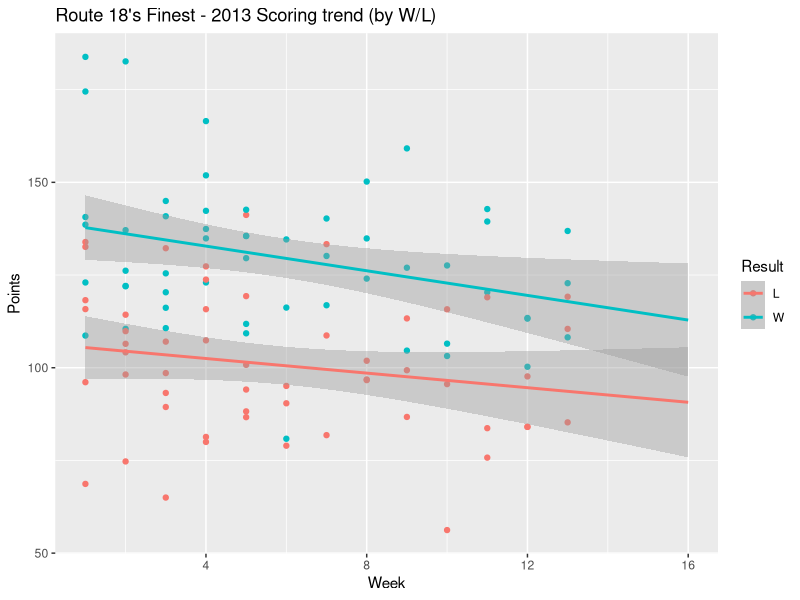
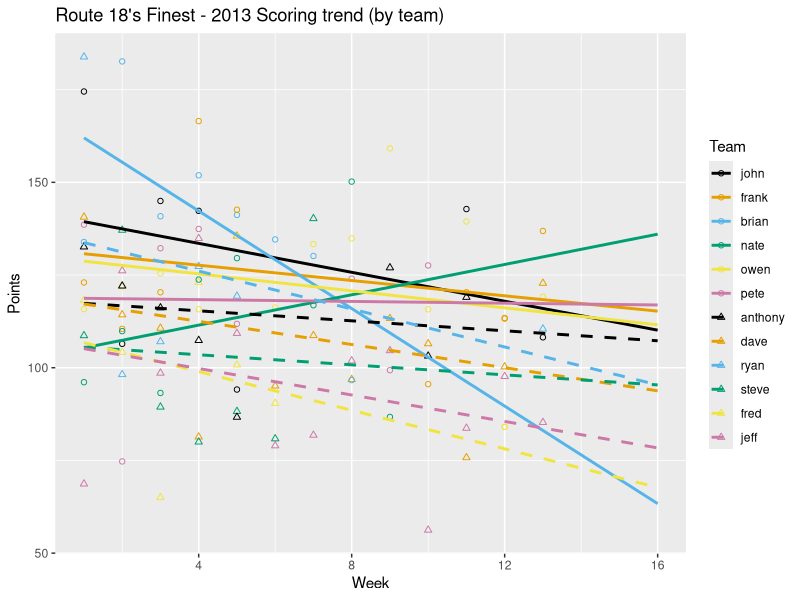

These charts were generated, in order, by the following R code:
require(ggplot2)
require(colorspace)

#w <- read.csv("../data/2013_weekly.csv")
wfull <- read.csv("../data/2013_weekly.csv")
w <- wfull[ which(wfull$week < 14), ] 

ranks <- c("john","frank","brian","nate","owen","pete","anthony","dave","ryan","steve","fred","jeff")
w$team <- factor(w$team, levels=ranks)

totals <- data.frame(Points=w$QB+w$RB1+w$RB2+w$WR1+w$WR2+w$TE+w$D+w$K+w$FLEX, Week=w$week, Team=w$team, Result=w$result)
                  

g <- ggplot(totals, aes(x=Week, y=Points, group=Result, colour=Result)) + geom_point() + geom_smooth(method=lm,fullrange=TRUE) + scale_x_continuous(limits = c(1, 16)) + ggtitle( "Route 18's Finest - 2013 Scoring trend (by W/L)" )
png(filename="scoring_trend.png", width=600, height=300)
print(g)
dev.off()


cbPalette <- c("#000000", "#E69F00", "#56B4E9", "#009E73", "#F0E442", "#CC79A7")
cbPalette <- c(cbPalette, cbPalette)


g2 <- ggplot(totals, aes(x=Week, y=Points, group=Team, colour=Team, linetype=Team, shape=Team )) + geom_point() + scale_shape_manual(values=c(rep(1,6),rep(2,6)) ) + scale_colour_manual(values=cbPalette) + geom_smooth(method="lm",fullrange=TRUE,se=FALSE,size=1) + scale_linetype_manual(values=c(rep("solid",6),rep("dashed",6)) )  + scale_x_continuous(limits = c(1, 16)) + ggtitle( "Route 18's Finest - 2013 Scoring trend (by team)" )
png(filename="scoring_trend_team.png", width=600, height=300)
print(g2)
dev.off()

print( "made figures" )
#print(summary(lm(totals$Points ~ 1 + totals$Week, subset=which(totals$Win=="W"))))
#print(summary(lm(totals$Points ~ 1 + totals$Week, subset=which(totals$Win=="L"))))

xw <- summary(lm(totals$Points ~ 1 + totals$Week, subset=which(totals$Result=="W")))
xl <- summary(lm(totals$Points ~ 1 + totals$Week, subset=which(totals$Result=="L")))

pw <- pf(xw$fstatistic[1], xw$fstatistic[2], xw$fstatistic[3], lower.tail=FALSE)
pl <- pf(xl$fstatistic[1], xl$fstatistic[2], xl$fstatistic[3], lower.tail=FALSE)

print( paste("win",pw))
print( paste("lose",pl))

for( team in ranks ) {
  tx <- which(totals$Team==team)
  pts <- totals$Points[tx]
  week <- totals$Week[tx]
  
  lx <- lm(pts ~ 1 + week)
  x <- summary(lx)
  pval <- pf(x$fstatistic[1], x$fstatistic[2], x$fstatistic[3], lower.tail=FALSE)
  #print( paste(team, pval) )

  ftr <- data.frame(week=c(14,15,16))
  preds <- predict(lx,ftr, se.fit=TRUE)

  print( paste( team, "14", preds$fit[1], "+/-", preds$se.fit[1] ) )
}

totals2 <- data.frame(Points=wfull$QB+wfull$RB1+wfull$RB2+wfull$WR1+wfull$WR2+wfull$TE+wfull$D+wfull$K+wfull$FLEX, Week=wfull$week, Team=wfull$team, Result=wfull$result)

playoffs1 <- c("john","frank","brian","nate") 

for( team in playoffs1 ) {
  tx <- which(totals2$Team==team)
  pts <- totals2$Points[tx]
  week <- totals2$Week[tx]
  
  lx <- lm(pts ~ 1 + week)
  x <- summary(lx)
  pval <- pf(x$fstatistic[1], x$fstatistic[2], x$fstatistic[3], lower.tail=FALSE)
  #print( paste(team, pval) )

  ftr <- data.frame(week=c(14,15,16))
  preds <- predict(lx,ftr, se.fit=TRUE)

  print( paste( team, "15", preds$fit[2], "+/-", preds$se.fit[2] ) )
                 
}
